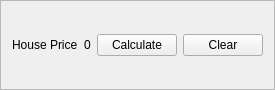
    <widget class="QFrame" name="Bottom_Frame">
     <property name="minimumSize">
      <size>
       <width>0</width>
       <height>0</height>
      </size>
     </property>
     <property name="maximumSize">
      <size>
       <width>16777215</width>
       <height>90</height>
      </size>
     </property>
     <property name="layoutDirection">
      <enum>Qt::RightToLeft</enum>
     </property>
     <property name="frameShape">
      <enum>QFrame::StyledPanel</enum>
     </property>
     <property name="frameShadow">
      <enum>QFrame::Raised</enum>
     </property>
     <layout class="QHBoxLayout" name="horizontalLayout_5">
      <property name="spacing">
       <number>6</number>
      </property>
      <item>
       <widget class="QPushButton" name="clear">
        <property name="maximumSize">
         <size>
          <width>150</width>
          <height>16777215</height>
         </size>
        </property>
        <property name="text">
         <string>Clear</string>
        </property>
       </widget>
      </item>
      <item>
       <widget class="QPushButton" name="cal">
        <property name="maximumSize">
         <size>
          <width>150</width>
          <height>16777215</height>
         </size>
        </property>
        <property name="text">
         <string>Calculate</string>
        </property>
       </widget>
      </item>
      <item>
       <widget class="QLabel" name="out_price">
        <property name="text">
         <string>0</string>
        </property>
       </widget>
      </item>
      <item>
       <widget class="QLabel" name="label_4">
        <property name="maximumSize">
         <size>
          <width>100</width>
          <height>50</height>
         </size>
        </property>
        <property name="text">
         <string>House Price</string>
        </property>
       </widget>
      </item>
     </layout>
    </widget>
